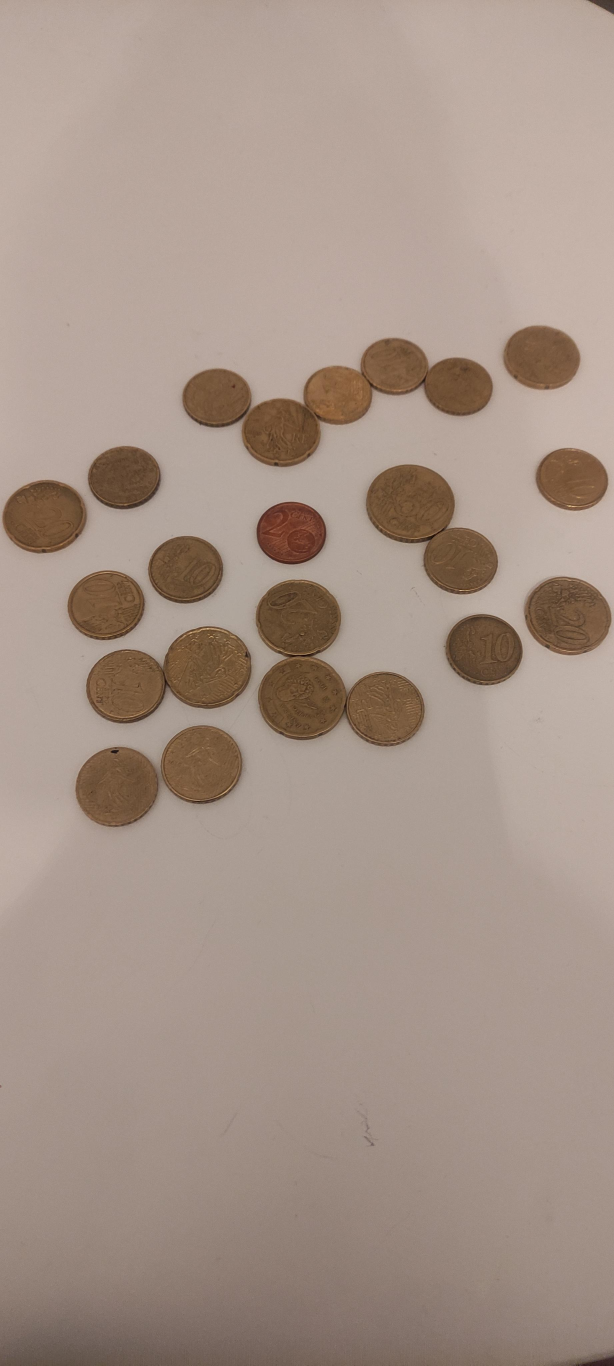
#> input picture data/006.jpeg, 1842 x 4096 px (shown at 1/3 size); its folder holds 4 pictures in this run
$ python train.py
#> lines starting #> are read from the running program, lines starting #| are printed output that depends on the picture
### CoinCounter/lib/utils.py
import pandas as pd
import cv2
import os

DIRNAME = os.path.dirname(os.getcwd())
IMG_PATH = os.path.join(DIRNAME,"data")

# [15 lines left out: function clean_dataset, not called in this run]

def read_images():
    images = {}
    for filename in os.listdir(IMG_PATH):

        img = cv2.imread(os.path.join(IMG_PATH,filename))
#> img is the input picture: shape (4096, 1842, 3); mean B, G, R 135.9, 147.2, 165.3
        if(img is not None):
            images[filename] = img
        else:
            print("Error with file", filename)
    return images

### CoinCounter/lib/detector.py
import cv2
import numpy as np


# [47 lines left out: functions findCoin, iterative_gaussian_blur, not called in this run]

def pretreat(img):
    """
    Preprocess the input image.

    Args:
        img (numpy.ndarray): Input color image.

    Returns:
        numpy.ndarray: Preprocessed grayscale image.
    """

    res = img.copy()
    res = cv2.cvtColor(res, cv2.COLOR_BGR2RGB)
    res = cv2.cvtColor(res, cv2.COLOR_BGR2GRAY)
    res = cv2.GaussianBlur(res, (21, 21),2)
    return res

# [39 lines left out: functions find_background_color, apply_threshold, not called in this run]

def find_background(img):
    """
    Estimate the background of the input image.

    Args:
        img (numpy.ndarray): Input grayscale image.

    Returns:
        numpy.ndarray: Estimated background image.
    """

    res = img.copy()
    res = cv2.medianBlur(res, 3)
    kernel_size = 3
    kernel = cv2.getStructuringElement(cv2.MORPH_ELLIPSE, (kernel_size, kernel_size))
    bg = cv2.dilate(res,kernel,iterations=3)
    return bg

def find_centroids(img):
    """
    Find centroids in the input image.

    Args:
        img (numpy.ndarray): Input grayscale image.

    Returns:
        numpy.ndarray: Image with centroids.
    """
    res = img.copy()
    dist_transform = cv2.distanceTransform(res,cv2.DIST_L2,5)
    ret, fg = cv2.threshold(dist_transform,0.7*dist_transform.max(),255,0)
    fg = np.uint8(fg)
    return fg


def segment_with_watershed(img):
    """
    Segment objects in the input image using watershed algorithm.

    Args:
        img (numpy.ndarray): Input grayscale image.

    Returns:
        numpy.ndarray: Segmented image.
    """
    res = img.copy()
    fg = find_centroids(img)
    bg = find_background(img)
    unknown = cv2.subtract(bg,fg)
    ret, markers = cv2.connectedComponents(fg)
    markers = markers+1
    markers[unknown==255] = 0
    markers = cv2.watershed(img,markers)
    res[markers == -1] = [255,0,0]
    return res

### CoinCounter/train.py
from lib.detector import pretreat, segment_with_watershed
from lib.utils import read_images
import cv2


def train(images):
    for image in images:
        res = pretreat(image)
        res, num_regions = segment_with_watershed(res)
        print(num_regions)


if __name__ == "__main__":
    image_dataset = read_images()
#> image_dataset = 4 items
    image_list = list(image_dataset.values())[:20]
#> image_list = 4 items
#> the loop in train, `for image in images:` made 1 pass
#> pass 1, in pretreat, `res = cv2.cvtColor(res, cv2.COLOR_BGR2GRAY)`:
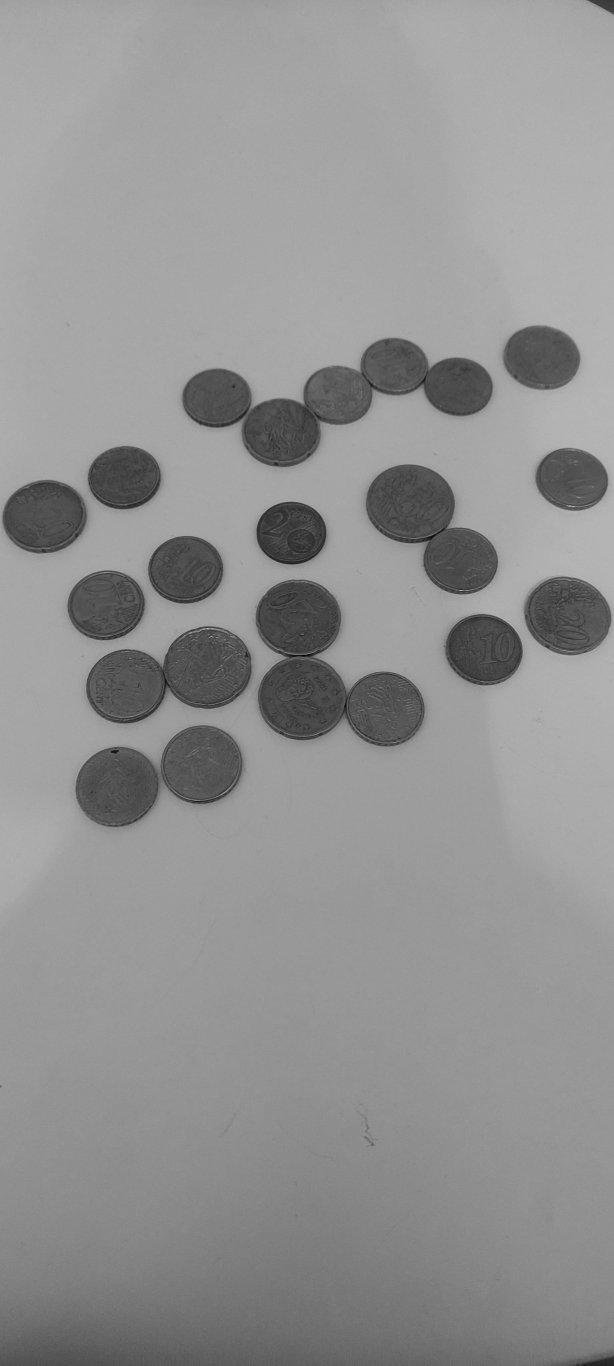
#> res: shape (4096, 1842) (shown at 1/3 size); min 2, max 229, mean 146
#> (the run stopped early here; a loop or call above may not have finished)
